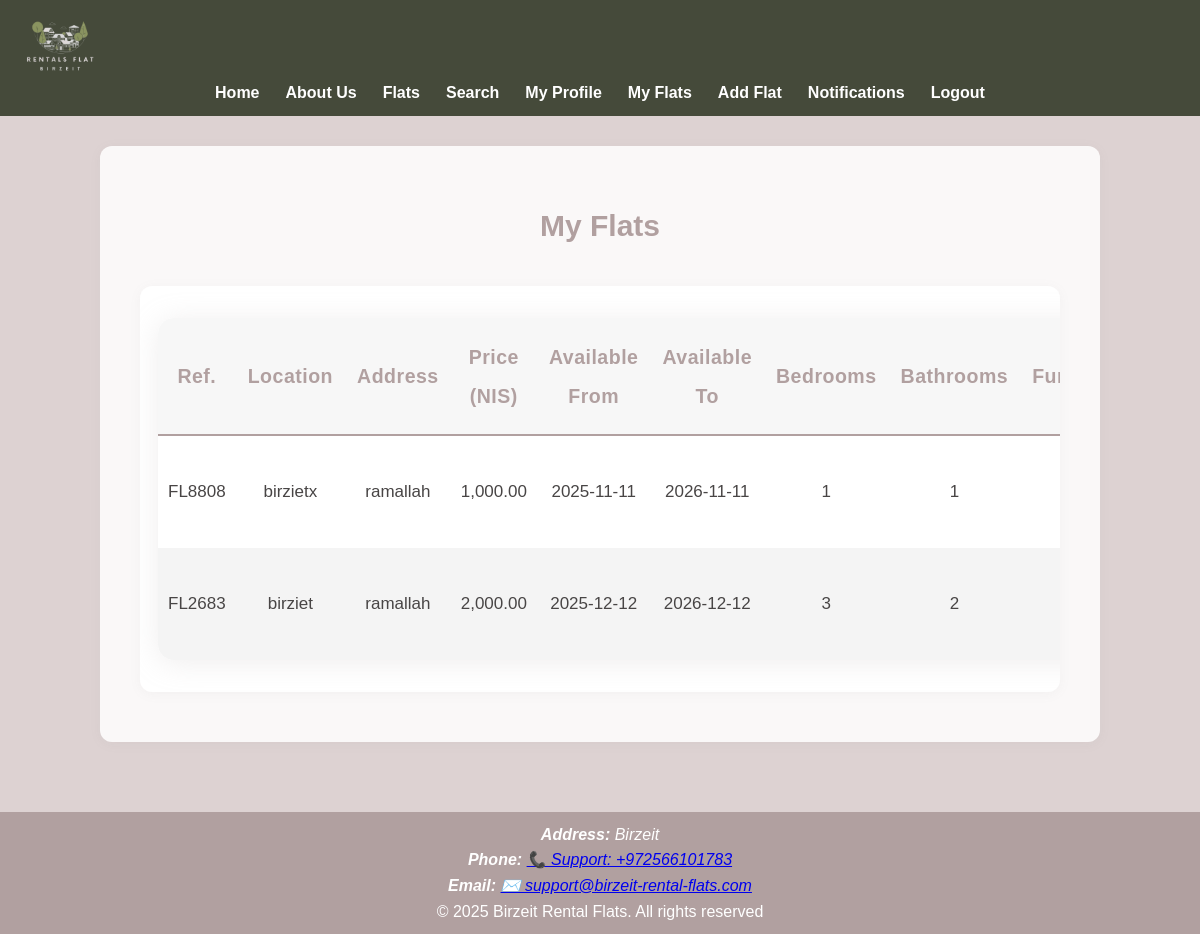
The app's page /owner/view_my_flats.php (signed in) with its own data.
### tables this page shows
CREATE TABLE `flats` (
  `id` int(11) NOT NULL,
  `owner_id` int(11) NOT NULL,
  `location` varchar(255) NOT NULL,
  `address` text NOT NULL,
  `rent_cost` decimal(10,2) NOT NULL,
  `available_from` date NOT NULL,
  `available_to` date NOT NULL,
  `bedrooms` int(11) NOT NULL,
  `bathrooms` int(11) NOT NULL,
  `size_sqm` float DEFAULT NULL,
  `has_heating` tinyint(1) DEFAULT NULL,
  `has_air_conditioning` tinyint(1) DEFAULT NULL,
  `has_access_control` tinyint(1) DEFAULT NULL,
  `has_parking` tinyint(1) DEFAULT NULL,
  `backyard_type` enum('individual','shared','none') DEFAULT NULL,
  `has_playground` tinyint(1) DEFAULT NULL,
  `has_storage` tinyint(1) DEFAULT NULL,
  `description` text DEFAULT NULL,
  `is_furnished` tinyint(1) DEFAULT NULL,
  `is_approved` tinyint(1) DEFAULT 0,
  `reference_number` char(6) DEFAULT NULL
);

### owner/view_my_flats.php (the view, shortened to what this page needs)
<?php
$user_id = (int)$_SESSION['user']['id'];
$pdo = getDatabaseConnection();
$stmt = $pdo->prepare("SELECT id FROM owners WHERE user_id = :uid");
$stmt->execute([':uid' => $user_id]);
$ownerRow = $stmt->fetch();
$owner_id = (int)$ownerRow['id'];
$stmt2 = $pdo->prepare("
    SELECT id, reference_number, location, address, rent_cost, available_from, available_to, bedrooms, bathrooms, is_approved, is_furnished
    FROM flats
    WHERE owner_id = :oid
    ORDER BY id DESC
");
$stmt2->execute([':oid' => $owner_id]);
$flats = $stmt2->fetchAll();
?>
<!DOCTYPE html>
<html lang="en">
<head>
    <link rel="stylesheet" href="../style.css">
</head>
<body>
<?php include __DIR__ . '/../includes/header.php'; ?>
<main class="container about-box">
    <h1>My Flats</h1>
    <?php if (count($flats) === 0): ?>
        <p class="info-message centered-message">
            You have not added any flats yet. <br>
            <a href="add_flat.php" class="btn">Add New Flat</a>
        </p>
    <?php else: ?>
        <section class="search-results">
            <table class="search-table" aria-label="My Flats">
                <thead>
                    <tr>
                        <th>Ref.</th>
                        <th>Location</th>
                        <th>Address</th>
                        <th>Price (NIS)</th>
                        <th>Available From</th>
                        <th>Available To</th>
                        <th>Bedrooms</th>
                        <th>Bathrooms</th>
                        <th>Furnished</th>
                    </tr>
                </thead>
                <tbody>
                <?php foreach ($flats as $f): ?>
                    <tr>
                        <td><?= htmlspecialchars($f['reference_number']) ?></td>
                        <td><?= htmlspecialchars($f['location']) ?></td>
                        <td><?= htmlspecialchars($f['address']) ?></td>
                        <td><?= number_format($f['rent_cost'],2) ?></td>
                        <td><?= htmlspecialchars($f['available_from']) ?></td>
                        <td><?= htmlspecialchars($f['available_to']) ?></td>
                        <td><?= (int)$f['bedrooms'] ?></td>
                        <td><?= (int)$f['bathrooms'] ?></td>
                        <td><?= $f['is_furnished'] ? 'Yes' : 'No' ?></td>
                    </tr>
                <?php endforeach; ?>
                </tbody>
            </table>
        </section>
    <?php endif; ?>
</main>
<?php include __DIR__ . '/../includes/footer.php'; ?>
</body>
</html>

### style.css (style rules this page uses)
:root { --dark-brown: #b1a0a0; --deep-olive: #454a3a; --soft-pink: #ddd2d2; --light-beige: #c4bdbd; --text-gray: #484545; --white: #fff; --primary-color: #b1a0a0; --primary-hover: #454a3a; --accent-color: #c4bdbd; --text-color: #484545; --header-bg: #454a3a; --footer-bg: #b1a0a0; --border-radius: 12px; --box-shadow: 0 2px 12px #8881; --main-bg-color: #ddd2d2; --font-main: 'Arial', sans-serif; --font-size: 16px; --transition-speed: 0.3s; }
* { box-sizing: border-box; margin: 0; padding: 0; }
body { font-family: var(--font-main); font-size: var(--font-size); background-color: var(--main-bg-color); color: var(--text-color); line-height: 1.6; }
.container { max-width: 1200px; margin: auto; padding: 0px; }
.about-box { position: relative; background-color: rgba(255,255,255,0.85); padding: 50px 40px; margin: 30px auto; border-radius: var(--border-radius); box-shadow: var(--box-shadow); font-size: 20px; line-height: 2; color: var(--text-color); text-align: center; max-width: 1000px; z-index: 2; }
.about-box h1, .about-box h2 { font-size: 30px; color: var(--primary-color); margin-bottom: 20px; }
.search-results { display: flex; flex-direction: column; align-items: center; background: var(--white); padding: 32px 18px; border-radius: var(--border-radius); margin-top: 30px; box-shadow: var(--box-shadow); width: 100%; min-height: 150px; }
.search-table { border-collapse: collapse; width: 90%; max-width: 900px; margin: 0 auto; background: var(--white); }
.search-table th, .search-table td { border: 1px solid #e0e0e0; text-align: center; padding: 10px 14px; vertical-align: middle; }
.search-table th { font-weight: bold; color: var(--primary-color); background: #f7f7f7; border-bottom: 2px solid #b1a0a0; cursor: pointer; }
.search-table tbody tr:nth-child(even) { background: #f4f4f4; }
main { flex: 3; }
.search-results { display: flex; flex-direction: column; align-items: center; background: var(--white); padding: 32px 18px; border-radius: var(--border-radius); margin-top: 30px; box-shadow: var(--box-shadow); width: 100%; min-height: 150px; overflow-x: auto; }
.search-table { border-collapse: separate; border-spacing: 0; width: 100%; max-width: 1000px; margin: 0 auto; background: var(--white); font-size: 17px; box-shadow: 0 3px 28px #c4bdbd40; border-radius: 16px; overflow: hidden; table-layout: auto; }
.search-table th, .search-table td { border: none; text-align: center; vertical-align: middle; padding: 18px 12px 16px 12px; transition: background 0.2s; font-size: 1em; }
.search-table th { font-weight: 800; color: var(--primary-color); background: #f7f7f7; border-bottom: 2.5px solid var(--primary-color); font-size: 1.15em; letter-spacing: 0.5px; padding-top: 20px; padding-bottom: 18px; }
.search-table thead th:first-child { border-top-left-radius: 14px; }
.search-table tbody tr:last-child td:first-child { border-bottom-left-radius: 14px; }
.search-table td { color: var(--text-gray); font-weight: 500; padding: 14px 10px; background: transparent; }
html, body { height: 100%; min-height: 100%; }
body { min-height: 100vh; display: flex; flex-direction: column; }
main.container { flex: 1 0 auto; }

### records on screen
flats: reference_number "FL8808", location "birzietx", address "ramallah", rent_cost "1,000.00", available_from "2025-11-11", available_to "2026-11-11", bedrooms "1", bathrooms "1"
flats: reference_number "FL2683", location "birziet", address "ramallah", rent_cost "2,000.00", available_from "2025-12-12", available_to "2026-12-12", bedrooms "3", bathrooms "2"
